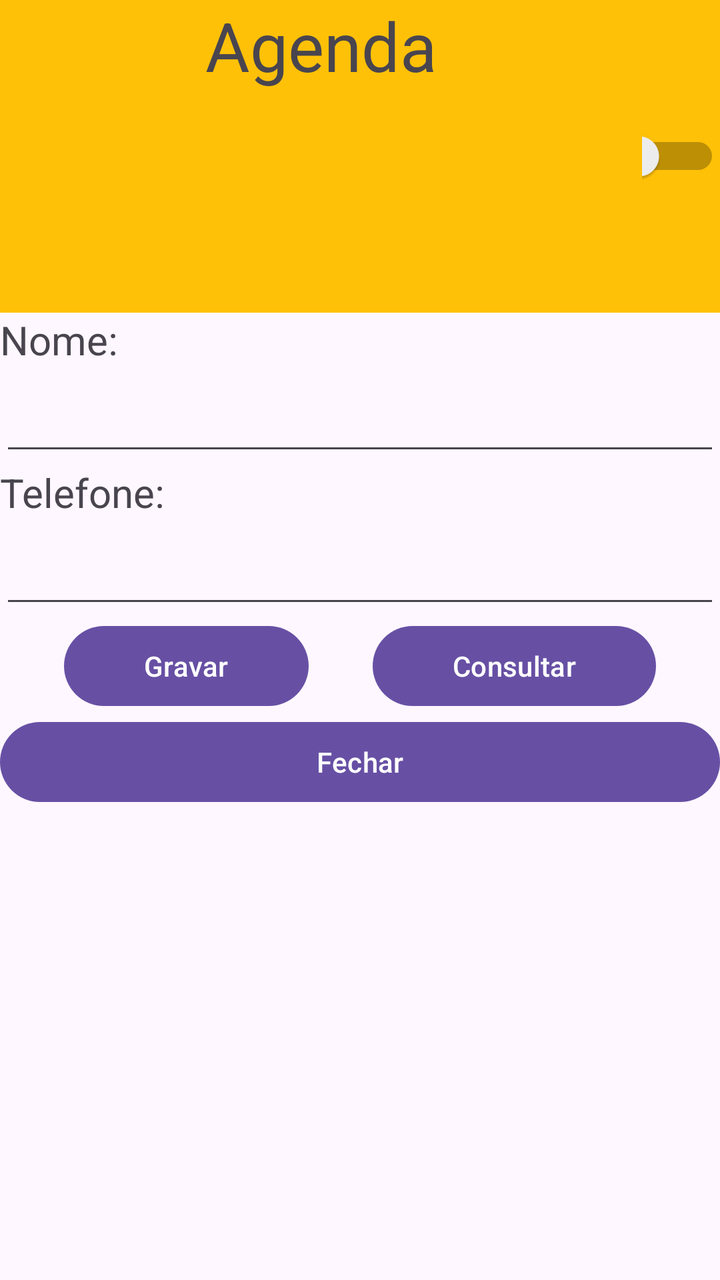
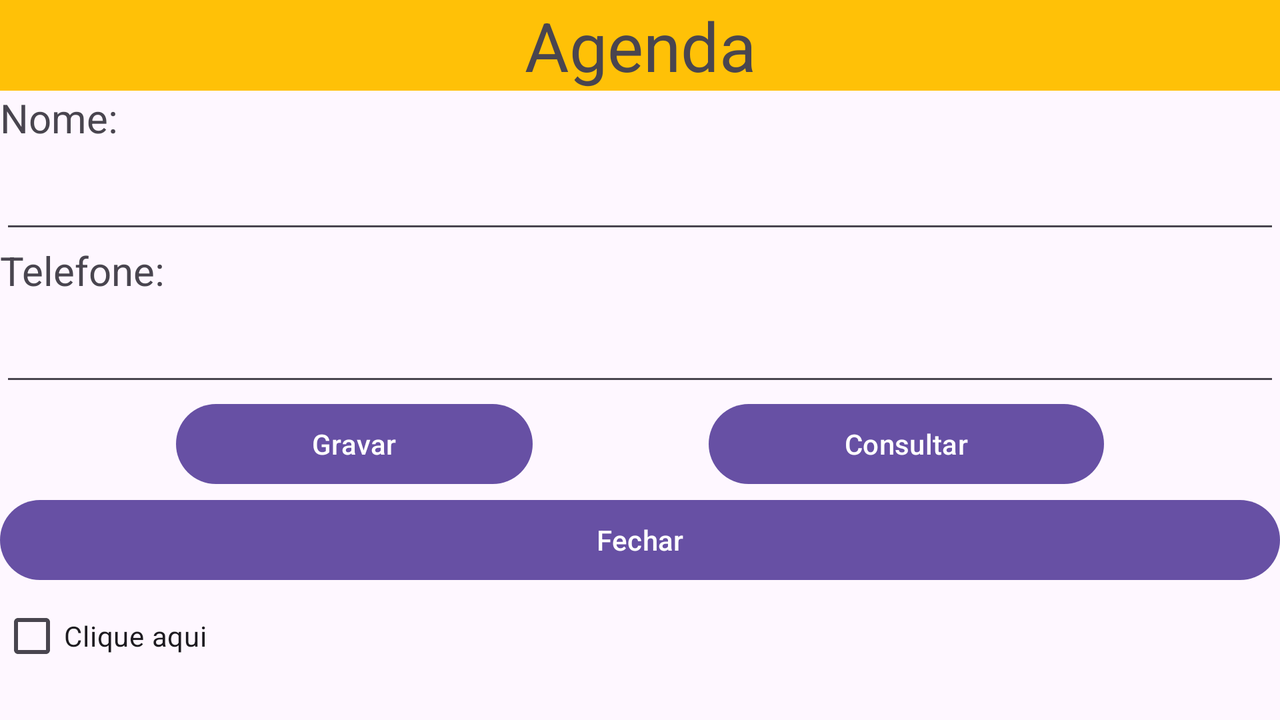

An Android layout and its configuration variant, each rendered on a device that would load it. The default file and the variant file are quoted in full after the pictures.
<!-- AndroidManifest.xml: application theme Theme.AppT -->
<!-- res/layout/activity_main.xml -->
<?xml version="1.0" encoding="utf-8"?>
<androidx.constraintlayout.widget.ConstraintLayout xmlns:android="http://schemas.android.com/apk/res/android"
    xmlns:app="http://schemas.android.com/apk/res-auto"
    xmlns:tools="http://schemas.android.com/tools"
    android:layout_width="match_parent"
    android:layout_height="match_parent"
    tools:context=".MainActivity">

    <LinearLayout
        android:layout_width="match_parent"
        android:layout_height="match_parent"
        android:orientation="vertical">

        <LinearLayout
            android:layout_width="wrap_content"
            android:layout_height="wrap_content"
            android:orientation="horizontal">

            <TextView
                android:id="@+id/tv_titulo"
                android:layout_width="321dp"
                android:layout_height="match_parent"
                android:background="#FFC107"
                android:text="@string/Agenda"
                android:textAlignment="center"
                android:textColorHighlight="#D51A1A"
                android:textSize="34sp" />

            <LinearLayout
                android:layout_width="match_parent"
                android:layout_height="match_parent"
                android:orientation="horizontal">

                <Switch
                    android:id="@+id/btDark"
                    android:layout_width="match_parent"
                    android:layout_height="match_parent"
                    android:background="#FFC107"
                    android:text="Tema escuro"
                    android:textSize="12sp" />
            </LinearLayout>

        </LinearLayout>

        <LinearLayout
            android:layout_width="match_parent"
            android:layout_height="wrap_content"
            android:orientation="vertical">

            <TextView
                android:id="@+id/tv_nome_consulta"
                android:layout_width="match_parent"
                android:layout_height="wrap_content"
                android:text="@string/Nome"
                android:textSize="20sp" />

            <EditText
                android:id="@+id/et_nome"
                android:layout_width="match_parent"
                android:layout_height="wrap_content"
                android:ems="10"
                android:inputType="text"
                android:textAlignment="center"
                android:textSize="24sp" />

            <LinearLayout
                android:layout_width="match_parent"
                android:layout_height="wrap_content"
                android:orientation="vertical">

                <TextView
                    android:id="@+id/tv_telefone"
                    android:layout_width="match_parent"
                    android:layout_height="wrap_content"
                    android:text="@string/Telefone"
                    android:textSize="20sp" />

                <EditText
                    android:id="@+id/et_telefone"
                    android:layout_width="match_parent"
                    android:layout_height="wrap_content"
                    android:ems="10"
                    android:inputType="text"
                    android:textAlignment="center"
                    android:textSize="24sp" />

                <LinearLayout
                    android:layout_width="match_parent"
                    android:layout_height="wrap_content"
                    android:orientation="horizontal">

                    <Space
                        android:layout_width="wrap_content"
                        android:layout_height="wrap_content"
                        android:layout_weight="1" />

                    <Button
                        android:id="@+id/btn_gravar"
                        android:layout_width="wrap_content"
                        android:layout_height="wrap_content"
                        android:layout_weight="1"
                        android:onClick="inserirRegistro"
                        android:text="@string/Gravar" />

                    <Space
                        android:layout_width="wrap_content"
                        android:layout_height="wrap_content"
                        android:layout_weight="1" />

                    <Button
                        android:id="@+id/btn_consultar"
                        android:layout_width="wrap_content"
                        android:layout_height="wrap_content"
                        android:layout_weight="1"
                        android:onClick="abrir_tela_consulta"
                        android:text="@string/Consultar" />

                    <Space
                        android:layout_width="wrap_content"
                        android:layout_height="wrap_content"
                        android:layout_weight="1" />
                </LinearLayout>
            </LinearLayout>
        </LinearLayout>

        <LinearLayout
            android:layout_width="match_parent"
            android:layout_height="wrap_content"
            android:orientation="vertical">

            <Button
                android:id="@+id/btn_fechar"
                android:layout_width="match_parent"
                android:layout_height="wrap_content"
                android:onClick="fechar_tela"
                android:text="@string/Fechar" />

            <Space
                android:layout_width="match_parent"
                android:layout_height="wrap_content" />
        </LinearLayout>

    </LinearLayout>
</androidx.constraintlayout.widget.ConstraintLayout>
<!-- resources referenced by this layout -->
<resources>
  <string name="Agenda">Agenda</string>
  <string name="Consultar">Consultar</string>
  <string name="Fechar">Fechar</string>
  <string name="Gravar">Gravar</string>
  <string name="Nome">Nome:</string>
  <string name="Telefone">Telefone:</string>
  <style name="Theme.AppT" parent="Base.Theme.AppT" />
  <style name="Base.Theme.AppT" parent="Theme.Material3.DayNight.NoActionBar">
          
          
      </style>
</resources>
<!-- res/layout-land/activity_main.xml (the repository's variant of the layout above) -->
<!-- drawn on the phone turned sideways -->
<?xml version="1.0" encoding="utf-8"?>
<androidx.constraintlayout.widget.ConstraintLayout xmlns:android="http://schemas.android.com/apk/res/android"
    xmlns:app="http://schemas.android.com/apk/res-auto"
    xmlns:tools="http://schemas.android.com/tools"
    android:layout_width="match_parent"
    android:layout_height="match_parent"
    tools:context=".MainActivity">

    <LinearLayout
        android:layout_width="match_parent"
        android:layout_height="match_parent"
        android:orientation="vertical">

        <TextView
            android:id="@+id/tv_titulo"
            android:layout_width="match_parent"
            android:layout_height="wrap_content"
            android:background="#FFC107"
            android:text="@string/Agenda"
            android:textAlignment="center"
            android:textColorHighlight="#D51A1A"
            android:textSize="34sp" />

        <LinearLayout
            android:layout_width="match_parent"
            android:layout_height="wrap_content"
            android:orientation="vertical">

            <TextView
                android:id="@+id/tv_nome_consulta"
                android:layout_width="match_parent"
                android:layout_height="wrap_content"
                android:text="@string/Nome"
                android:textSize="20sp" />

            <EditText
                android:id="@+id/et_nome"
                android:layout_width="match_parent"
                android:layout_height="wrap_content"
                android:ems="10"
                android:inputType="text"
                android:textAlignment="center"
                android:textSize="24sp" />

            <LinearLayout
                android:layout_width="match_parent"
                android:layout_height="wrap_content"
                android:orientation="vertical">

                <TextView
                    android:id="@+id/tv_telefone"
                    android:layout_width="match_parent"
                    android:layout_height="wrap_content"
                    android:text="@string/Telefone"
                    android:textSize="20sp" />

                <EditText
                    android:id="@+id/et_telefone"
                    android:layout_width="match_parent"
                    android:layout_height="wrap_content"
                    android:ems="10"
                    android:inputType="text"
                    android:textAlignment="center"
                    android:textSize="24sp" />

                <LinearLayout
                    android:layout_width="match_parent"
                    android:layout_height="wrap_content"
                    android:orientation="horizontal">

                    <Space
                        android:layout_width="wrap_content"
                        android:layout_height="wrap_content"
                        android:layout_weight="1" />

                    <Button
                        android:id="@+id/btn_gravar"
                        android:layout_width="wrap_content"
                        android:layout_height="wrap_content"
                        android:layout_weight="1"
                        android:onClick="inserirRegistro"
                        android:text="@string/Gravar" />

                    <Space
                        android:layout_width="wrap_content"
                        android:layout_height="wrap_content"
                        android:layout_weight="1" />

                    <Button
                        android:id="@+id/btn_consultar"
                        android:layout_width="wrap_content"
                        android:layout_height="wrap_content"
                        android:layout_weight="1"
                        android:onClick="abrir_tela_consulta"
                        android:text="@string/Consultar" />

                    <Space
                        android:layout_width="wrap_content"
                        android:layout_height="wrap_content"
                        android:layout_weight="1" />
                </LinearLayout>
            </LinearLayout>
        </LinearLayout>

        <LinearLayout
            android:layout_width="match_parent"
            android:layout_height="wrap_content"
            android:orientation="vertical">

            <Button
                android:id="@+id/btn_fechar"
                android:layout_width="match_parent"
                android:layout_height="wrap_content"
                android:onClick="fechar_tela"
                android:text="@string/Fechar" />

            <Space
                android:layout_width="match_parent"
                android:layout_height="wrap_content" />
        </LinearLayout>

        <CheckBox
            android:id="@+id/checkBox"
            android:layout_width="match_parent"
            android:layout_height="wrap_content"
            android:onClick="abrir_tela_consulta"
            android:text="Clique aqui " />

    </LinearLayout>
</androidx.constraintlayout.widget.ConstraintLayout>
